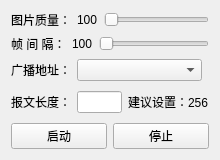
<?xml version="1.0" encoding="UTF-8"?>
<ui version="4.0">
 <class>ServerSetWidget</class>
 <widget class="QWidget" name="ServerSetWidget">
  <property name="geometry">
   <rect>
    <x>0</x>
    <y>0</y>
    <width>220</width>
    <height>160</height>
   </rect>
  </property>
  <property name="windowTitle">
   <string>Form</string>
  </property>
  <layout class="QVBoxLayout" name="verticalLayout">
   <item>
    <layout class="QHBoxLayout" name="horizontalLayout_4">
     <item>
      <widget class="QLabel" name="label_2">
       <property name="text">
        <string>图片质量：</string>
       </property>
      </widget>
     </item>
     <item>
      <widget class="QLabel" name="label_quality">
       <property name="text">
        <string>100</string>
       </property>
      </widget>
     </item>
     <item>
      <widget class="QSlider" name="slider_quality">
       <property name="minimum">
        <number>10</number>
       </property>
       <property name="maximum">
        <number>100</number>
       </property>
       <property name="orientation">
        <enum>Qt::Horizontal</enum>
       </property>
      </widget>
     </item>
    </layout>
   </item>
   <item>
    <layout class="QHBoxLayout" name="horizontalLayout_3">
     <item>
      <widget class="QLabel" name="label">
       <property name="text">
        <string>帧 间 隔：</string>
       </property>
      </widget>
     </item>
     <item>
      <widget class="QLabel" name="label_interval">
       <property name="text">
        <string>100</string>
       </property>
      </widget>
     </item>
     <item>
      <widget class="QSlider" name="slider_interval">
       <property name="minimum">
        <number>100</number>
       </property>
       <property name="maximum">
        <number>1000</number>
       </property>
       <property name="singleStep">
        <number>10</number>
       </property>
       <property name="orientation">
        <enum>Qt::Horizontal</enum>
       </property>
      </widget>
     </item>
    </layout>
   </item>
   <item>
    <layout class="QHBoxLayout" name="horizontalLayout_6">
     <item>
      <widget class="QLabel" name="label_4">
       <property name="text">
        <string>广播地址：</string>
       </property>
      </widget>
     </item>
     <item>
      <widget class="QComboBox" name="combobox_broadcast">
       <property name="minimumSize">
        <size>
         <width>125</width>
         <height>0</height>
        </size>
       </property>
      </widget>
     </item>
     <item>
      <spacer name="horizontalSpacer">
       <property name="orientation">
        <enum>Qt::Horizontal</enum>
       </property>
       <property name="sizeHint" stdset="0">
        <size>
         <width>40</width>
         <height>20</height>
        </size>
       </property>
      </spacer>
     </item>
    </layout>
   </item>
   <item>
    <layout class="QHBoxLayout" name="horizontalLayout_5">
     <item>
      <widget class="QLabel" name="label_5">
       <property name="text">
        <string>报文长度：</string>
       </property>
      </widget>
     </item>
     <item>
      <widget class="QLineEdit" name="lineedit_block_size"/>
     </item>
     <item>
      <widget class="QLabel" name="label_3">
       <property name="text">
        <string>建议设置：256</string>
       </property>
      </widget>
     </item>
    </layout>
   </item>
   <item>
    <layout class="QHBoxLayout" name="horizontalLayout">
     <item>
      <widget class="QPushButton" name="btn_start">
       <property name="text">
        <string>启动</string>
       </property>
      </widget>
     </item>
     <item>
      <widget class="QPushButton" name="btn_stop">
       <property name="text">
        <string>停止</string>
       </property>
      </widget>
     </item>
    </layout>
   </item>
  </layout>
 </widget>
 <resources/>
 <connections/>
</ui>
